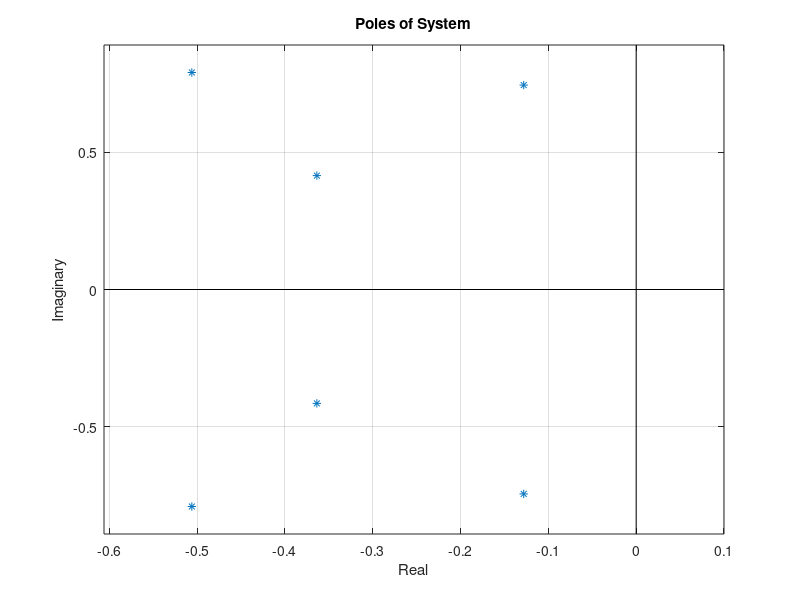
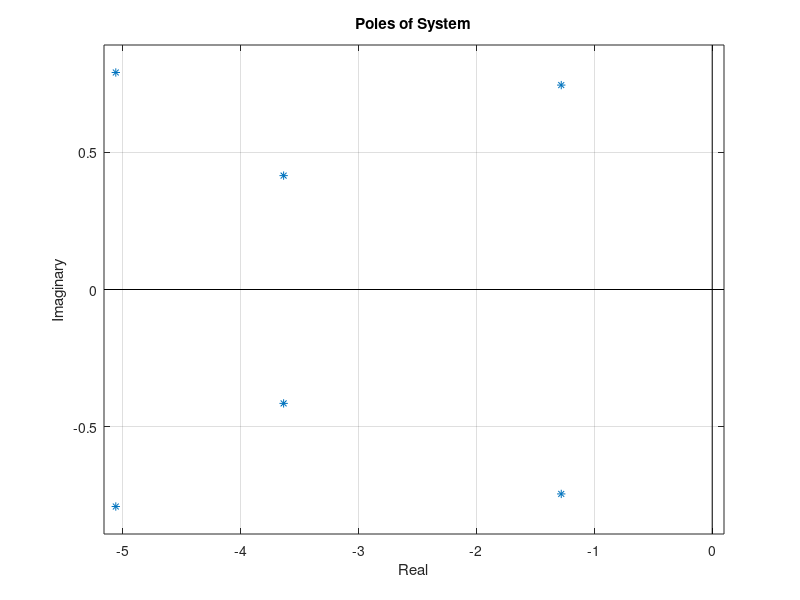

The MATLAB script that drew these images, in order: (Note: this script raises an error after producing the figures.)
%% Run Simulation
%

%#ok<*UNRCH>
clc, clear, close all;

if ~exist('GRAPHICAL_PLOT','var')
    clc, clear, close all;
    
    GRAPHICAL_PLOT = false;
    PLOT_LINEAR = false;
    END_PLOT = true;
    MAKE_VIDEO = false;
    
    initState = [0;0;pi/16;0;0;0];

    Q = diag([1,1,10,1000,10,1000]);
    R = 0.00001;
    
    C = [1 0 0 0 0 0];
%     C = [1 0 0 0 1 0];
%     C = [1 0 1 0 1 0];
    
    finalX = 0;
%     finalX = 50;
end
% Set up simulation parameters
M = 1000; % kg
m1 = 100; % kg
m2 = 100; % kg
l1 = 20; % m
l2 = 10; % m
g = 9.81; % m/s^2

% Create struct
params = struct;
params.M = M;
params.m1 = m1;
params.m2 = m2;
params.l1 = l1;
params.l2 = l2;
params.g = g;

stateLin = initState;
stateNonLin = initState;
estimatedStateLin = zeros(size(stateLin));
estimatedStateNonLin = estimatedStateLin;

AF = [0,1,0,0,0,0;0,0,-g*m1/M,0,-g*m2/M,0;0,0,0,1,0,0;0,0,-g*(M+m1)/(M*l1),0,-g*m2/(M*l1),0;0,0,0,0,0,1;0,0,-g*m1/(M*l2),0,-g*(M+m2)/(M*l2),0];
BF = [0;1/M;0;1/(M*l1);0;1/(M*l2)];

[K, S, e] = lqr(AF,BF,Q,R);

disp('Eigenvalues'' real parts from A_F - B_F * K');
fprintf('%f\n',real(e));

L = place(AF',C',real(e) * 10 + 1i*imag(e)).';
eo = eig(AF - L*C);
disp(real(eo));

figure;
limits = [min(real(e)) - 0.1, 0.1, min(imag(e)) - 0.1,max(imag(e)) + 0.1];
plot(real(e),imag(e),'*',limits(1:2),[0,0],'k',[0,0],limits(3:4),'k');
xlabel('Real'); ylabel('Imaginary'); title('Poles of System');
axis(limits); grid on;
figure;
limits = [min(real(eo)) - 0.1, 0.1, min(imag(eo)) - 0.1,max(imag(eo)) + 0.1];
plot(real(eo),imag(eo),'*',limits(1:2),[0,0],'k',[0,0],limits(3:4),'k');
xlabel('Real'); ylabel('Imaginary'); title('Poles of System');
axis(limits); grid on;

%%
% Set up Time data
step = 0.0001; % Seconds
timesteps = 0:step:40-step;
resultLin = zeros(numel(timesteps) + 1, 14);
resultNonLin = resultLin;
if GRAPHICAL_PLOT
    fig = figure; fig.Position = [17 100 1200 728];
    ax1 = subplot(2,1,1); title(ax1,'Uncontrolled Lin');
    ax2 = subplot(2,1,2); title(ax2,'Uncontrolled NonLin');
end
if MAKE_VIDEO
    v = VideoWriter('video','MPEG-4');
    open(v);
end
FLin = zeros(numel(timesteps),1);
% FLin = 200 * ones(numel(timesteps),1);
FNonLin = FLin;
for timeIndex = 1:numel(timesteps)
    destimatedStateLin = AF*estimatedStateLin + BF*FLin(timeIndex) + L*C*(stateLin - estimatedStateLin);
    destimatedStateNonLin = AF*estimatedStateNonLin + BF*FNonLin(timeIndex) + L*C*(stateNonLin - estimatedStateNonLin);
    estimatedStateLin = estimatedStateLin + destimatedStateLin * step;
    estimatedStateNonLin = estimatedStateNonLin + destimatedStateNonLin * step;
    
    resultLin(timeIndex,:) = [timesteps(timeIndex), stateLin.', FLin(timeIndex), estimatedStateLin.'];
    resultNonLin(timeIndex,:) = [timesteps(timeIndex), stateNonLin.', FNonLin(timeIndex), estimatedStateNonLin.'];
    
    stateLin = simulateLinearSystem(stateLin, FLin(timeIndex), step, params);
    stateNonLin = simulateNonLinearSystem(stateNonLin, FNonLin(timeIndex), step, params);
    
    if GRAPHICAL_PLOT && mod(timeIndex, 10) == 0
        plotState(ax1, stateLin(1), stateLin(3), stateLin(5), params.l1, params.l2);
        plotState(ax2, stateNonLin(1), stateNonLin(3), stateNonLin(5), params.l1, params.l2);
        if MAKE_VIDEO
            writeVideo(v,getframe(gcf));
        end
    end
end
if MAKE_VIDEO
    close(v);
end
resultLin(end,:) = [timesteps(end) + step, stateLin.', nan, estimatedStateLin.'];
resultNonLin(end,:) = [timesteps(end) + step, stateNonLin.', nan, estimatedStateNonLin.'];
if (END_PLOT)
    figure('units','normalized','outerposition',[0 0 1 1]);
    N_SKIP = 10;
    subplot 321;plot(resultLin(1:end-N_SKIP,1),resultLin(1:end-N_SKIP,2) - resultLin(1:end-N_SKIP,9),'r',resultNonLin(1:end-N_SKIP,1),resultNonLin(1:end-N_SKIP,2) - resultNonLin(1:end-N_SKIP,9),'b-.'); legend('Linear','Non-Linear'); ylabel('X'); xlabel('Time'); title('Estimation Error X');
    subplot 323;plot(resultLin(1:end-N_SKIP,1),resultLin(1:end-N_SKIP,4) - resultLin(1:end-N_SKIP,11),'r',resultNonLin(1:end-N_SKIP,1),resultNonLin(1:end-N_SKIP,4) - resultNonLin(1:end-N_SKIP,11),'b-.'); legend('Linear','Non-Linear'); ylabel('Theta 1'); xlabel('Time'); title('Estimation Error Theta 1');
    subplot 325;plot(resultLin(1:end-N_SKIP,1),resultLin(1:end-N_SKIP,6) - resultLin(1:end-N_SKIP,13),'r',resultNonLin(1:end-N_SKIP,1),resultNonLin(1:end-N_SKIP,6) - resultNonLin(1:end-N_SKIP,13),'b-.'); legend('Linear','Non-Linear'); ylabel('Theta 2'); xlabel('Time'); title('Estimation Error Theta 2');
    subplot 322;plot(resultLin(1:end-N_SKIP,1),resultLin(1:end-N_SKIP,3) - resultLin(1:end-N_SKIP,10),'r',resultNonLin(1:end-N_SKIP,1),resultNonLin(1:end-N_SKIP,3) - resultNonLin(1:end-N_SKIP,10),'b-.'); legend('Linear','Non-Linear'); ylabel('d/dt X'); xlabel('Time'); title('Estimation Error d/dt X');
    subplot 324;plot(resultLin(1:end-N_SKIP,1),resultLin(1:end-N_SKIP,5) - resultLin(1:end-N_SKIP,12),'r',resultNonLin(1:end-N_SKIP,1),resultNonLin(1:end-N_SKIP,5) - resultNonLin(1:end-N_SKIP,12),'b-.'); legend('Linear','Non-Linear'); ylabel('d/dt Theta 1'); xlabel('Time'); title('Estimation Error d/dt Theta 1');
    subplot 326;plot(resultLin(1:end-N_SKIP,1),resultLin(1:end-N_SKIP,7) - resultLin(1:end-N_SKIP,14),'r',resultNonLin(1:end-N_SKIP,1),resultNonLin(1:end-N_SKIP,7) - resultNonLin(1:end-N_SKIP,14),'b-.'); legend('Linear','Non-Linear'); ylabel('d/dt Theta 2'); xlabel('Time'); title('Estimation Error d/dt Theta 2');
end
function plotState(ax, x, theta1, theta2, l1, l2)
    axes(ax);
    
    % Plot Ropes
    center1 = [x - l1*sin(theta1),-l1*cos(theta1)];
    center2 = [x - l2*sin(theta2),-l2*cos(theta2)];
    plot([center1(1), x, center2(1)], [center1(2), 0, center2(2)], 'k');
    hold on;
    
    % Plot Box
    boxWidth = 5; boxHeight = 5;
    rectangle('Position',[x-boxWidth/2, -boxHeight/2, boxWidth, boxHeight]);
    
    % Plot Circles
    massRadius = 2.5;
    rectangle('Position',[center1 - massRadius/2,massRadius,massRadius],'Curvature',1);
    rectangle('Position',[center2 - massRadius/2,massRadius,massRadius],'Curvature',1);
    
    % Adjust Axis
    xlim([-60+x,60+x]);
    ylim([-25,5]);
    drawnow; hold off;
end